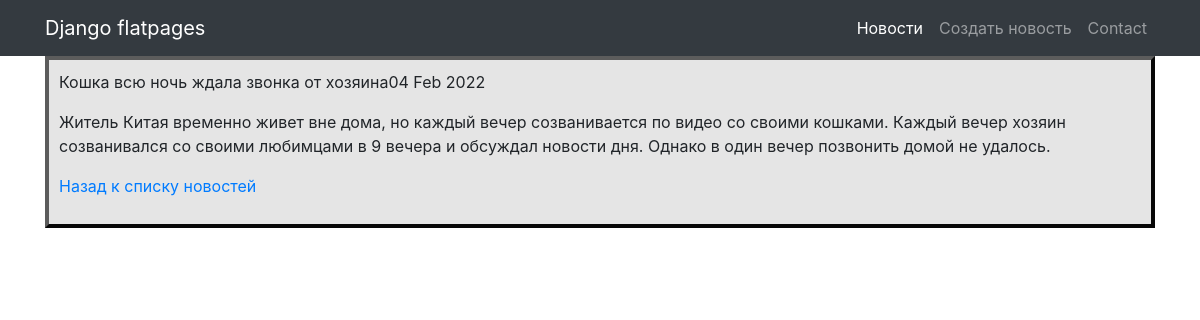
/news/18, run on the app's committed database.
### news/models.py (models this page shows, shortened)
class Post(models.Model):
    id = models.AutoField
    news = 'NW'
    article = 'AR'
    types = [(article, 'Статья'),
             (news, 'Новость'),]
    author = models.ForeignKey(Author,on_delete=models.CASCADE)
    post_type = models.CharField(max_length=2,choices=types,default=news)
    creation_time = models.DateTimeField(auto_now_add=True)
    category = models.ManyToManyField(Category,through='PostCategory')
    head = models.TextField()
    text = models.TextField()
    rating = models.FloatField(default=0.0)

### news/views.py (the view)
# urls.py: path('<int:pk>', NewsDetail.as_view()),
class NewsDetail(DetailView):
    model = Post  # модель всё та же, но мы хотим получать детали конкретно отдельного товара
    template_name = 'new.html'  # название шаблона будет product.html
    context_object_name = 'new'  # название объекта. в нём будет

### news/templatetags/custom_filters.py (called while the page is built)
@register.filter(name='censor')
def censor(value):
    abuse_words = ('олег', 'утюг', 'штамм', 'доллар')
    if isinstance(value, str):
        for word in abuse_words:
            value = value.replace(word, '*'*len(word))
        return value
    else:
        raise ValueError(f'Название статьи или текст не являются строковыми')

### Templates/new.html (shortened to what this page needs)
{% extends 'default.html' %}
{% load custom_filters %}
{% block content %}
        <div class="brd">
            <p align="left">{{ new.head|censor }}{{new.creation_time|date:'d M Y'}}</p>
            <p align="left">{{ new.text|censor }}</p>
            <p align="left"> <a href="/news/">Назад к списку новостей</a> </p>
        </div>
{% endblock content %}

### Templates/new.html (style rules this page uses)
.brd { border: 4px outset #5c5c5c; background: #e5e5e5; padding: 10px; }

### data on the page
Post: head|censor "Кошка всю ночь ждала звонка от хозяина", creation_time "04 Feb 2022", text|censor "Житель Китая временно живет вне дома, но каждый вечер созванивается по видео со своими кошками. Каждый вечер хозяин созванивался со своими любимцами в 9 вечера и обсуждал новости дня. Однако в один вечер позвонить домой не удалось."
